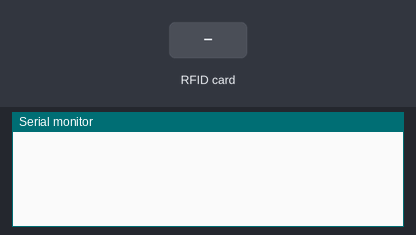
A sketch run on a simulated ESP32. On the bench: the last lines printed to the serial monitor. Inputs (shaded band) come from the test bench. No radio packets arrive unless stated.

Above: at 1.2 s.
1.3 s: RFID card 5E 7A 19 C4 held to the reader
At 2.6 s:
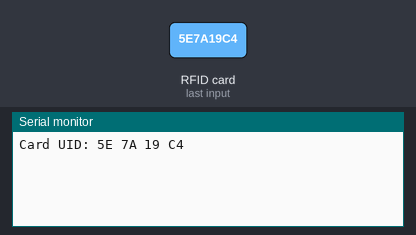
2.9 s: RFID card 5E 7A 19 C4 held to the reader
At 3.5 s:
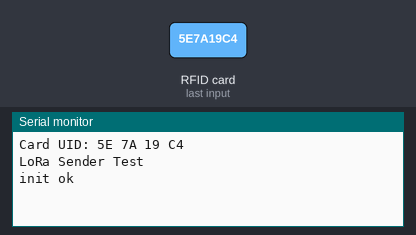

The sketch:

LoRa32_-_RFID.ino
```cpp
#include <SPI.h>
#include <LoRa.h>
#include <Wire.h>

#define LORA_SCK     5
#define LORA_MISO    19
#define LORA_MOSI    27
#define LORA_SS      18
#define LORA_RST     14
#define LORA_DI0     26
#define LORA_BAND    915E6

#include <SPI.h>
#include <MFRC522.h>

#define RFID_SDA 5
#define RFID_SCK 18
#define RFID_MOSI 23
#define RFID_MISO 19
#define RFID_RST 22

MFRC522 mfrc522(RFID_SDA, RFID_RST);  // Create MFRC522 instance

int current_spi = -1; // -1 - NOT STARTED   0 - RFID   1 - LORA

void setup() {
  Serial.begin(115200);   // Initialize serial communications with the PC
  while (!Serial);    // Do nothing if no serial port is opened (added for Arduinos based on ATMEGA32U4)
}

void loop() {
  bool card_present = RFID_check();
  if (card_present) LORA_send();
}

void spi_select(int which) {
     if (which == current_spi) return;
     SPI.end();

     switch(which) {
        case 0:
          SPI.begin(RFID_SCK, RFID_MISO, RFID_MOSI);
          mfrc522.PCD_Init();
        break;
        case 1:
          SPI.begin(LORA_SCK,LORA_MISO,LORA_MOSI,LORA_SS);
          LoRa.setPins(LORA_SS,LORA_RST,LORA_DI0);
        break;
     }

     current_spi = which;
}

int RFID_check() {
  spi_select(0);

  if (mfrc522.PICC_IsNewCardPresent()){
    //Seleccionamos una tarjeta
    if (mfrc522.PICC_ReadCardSerial())
    {
      // Enviamos serialemente su UID
      Serial.print("Card UID:");
      for (byte i = 0; i < mfrc522.uid.size; i++) {
        Serial.print(mfrc522.uid.uidByte[i] < 0x10 ? " 0" : " ");
        Serial.print(mfrc522.uid.uidByte[i], HEX);
      }
      Serial.println();
      // Terminamos la lectura de la tarjeta  actual
      mfrc522.PICC_HaltA();
    }
	}

  // Look for new cards
  if (!mfrc522.PICC_IsNewCardPresent()) {
    delay(100);
    return false;
  }

  // Select one of the cards
  if ( ! mfrc522.PICC_ReadCardSerial()) {
    return false;
  }

  return true;
}

void LORA_send() {
  spi_select(1);

  Serial.println("LoRa Sender Test");

  if (!LoRa.begin(LORA_BAND)) {
    Serial.println("Starting LoRa failed!");
    while (1);
  }

  Serial.println("init ok");

  delay(1500);

  // send packet
  LoRa.beginPacket();
  LoRa.print("hello ");

  LoRa.endPacket();

  Serial.println("sent one");
  delay(2000);                       // wait for a second
 }
```

Measured:
- after the input at 1.3 s, the serial monitor: prints a new line after 0.11 s (image 1)
- after the input at 2.9 s, the serial monitor: prints a new line at once (image 2)
